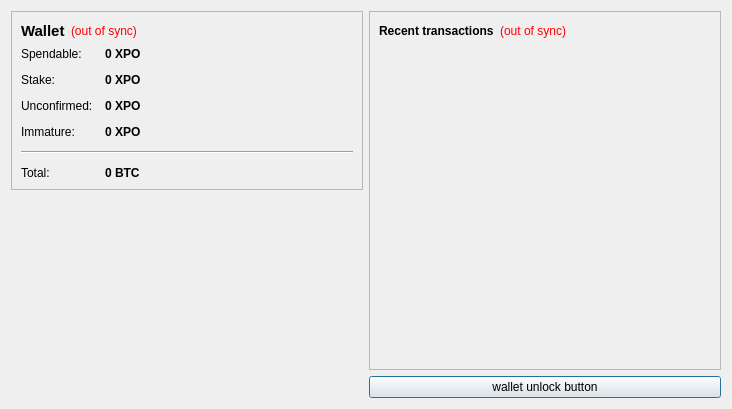
<?xml version="1.0" encoding="UTF-8"?>
<ui version="4.0">
 <class>OverviewPage</class>
 <widget class="QWidget" name="OverviewPage">
  <property name="geometry">
   <rect>
    <x>0</x>
    <y>0</y>
    <width>732</width>
    <height>409</height>
   </rect>
  </property>
  <property name="windowTitle">
   <string>Form</string>
  </property>
  <layout class="QHBoxLayout" name="horizontalLayout" stretch="0,0">
   <item>
    <layout class="QVBoxLayout" name="verticalLayout_2">
     <item>
      <widget class="QFrame" name="frame">
       <property name="frameShape">
        <enum>QFrame::StyledPanel</enum>
       </property>
       <property name="frameShadow">
        <enum>QFrame::Raised</enum>
       </property>
       <layout class="QVBoxLayout" name="verticalLayout_4">
        <item>
         <layout class="QHBoxLayout" name="horizontalLayout_4">
          <item>
           <widget class="QLabel" name="label_5">
            <property name="font">
             <font>
              <pointsize>11</pointsize>
              <weight>75</weight>
              <bold>true</bold>
             </font>
            </property>
            <property name="text">
             <string>Wallet</string>
            </property>
           </widget>
          </item>
          <item>
           <widget class="QLabel" name="labelWalletStatus">
            <property name="toolTip">
             <string>The displayed information may be out of date. Your wallet automatically synchronizes with the Opair network after a connection is established, but this process has not completed yet.</string>
            </property>
            <property name="styleSheet">
             <string notr="true">QLabel { color: red; }</string>
            </property>
            <property name="text">
             <string notr="true">(out of sync)</string>
            </property>
            <property name="alignment">
             <set>Qt::AlignLeading|Qt::AlignLeft|Qt::AlignVCenter</set>
            </property>
           </widget>
          </item>
          <item>
           <spacer name="horizontalSpacer_2">
            <property name="orientation">
             <enum>Qt::Horizontal</enum>
            </property>
            <property name="sizeHint" stdset="0">
             <size>
              <width>40</width>
              <height>20</height>
             </size>
            </property>
           </spacer>
          </item>
         </layout>
        </item>
        <item>
         <layout class="QFormLayout" name="formLayout_2">
          <property name="fieldGrowthPolicy">
           <enum>QFormLayout::AllNonFixedFieldsGrow</enum>
          </property>
          <property name="horizontalSpacing">
           <number>12</number>
          </property>
          <property name="verticalSpacing">
           <number>12</number>
          </property>
          <item row="0" column="0">
           <widget class="QLabel" name="label">
            <property name="text">
             <string>Spendable:</string>
            </property>
           </widget>
          </item>
          <item row="0" column="1">
           <widget class="QLabel" name="labelBalance">
            <property name="font">
             <font>
              <weight>75</weight>
              <bold>true</bold>
             </font>
            </property>
            <property name="cursor">
             <cursorShape>IBeamCursor</cursorShape>
            </property>
            <property name="toolTip">
             <string>Your current spendable balance</string>
            </property>
            <property name="text">
             <string notr="true">0 XPO</string>
            </property>
            <property name="textInteractionFlags">
             <set>Qt::LinksAccessibleByMouse|Qt::TextSelectableByKeyboard|Qt::TextSelectableByMouse</set>
            </property>
           </widget>
          </item>
          <item row="1" column="0">
           <widget class="QLabel" name="label_6">
            <property name="text">
             <string>Stake:</string>
            </property>
           </widget>
          </item>
          <item row="1" column="1">
           <widget class="QLabel" name="labelStake">
            <property name="font">
             <font>
              <weight>75</weight>
              <bold>true</bold>
             </font>
            </property>
            <property name="cursor">
             <cursorShape>IBeamCursor</cursorShape>
            </property>
            <property name="toolTip">
             <string>Total of coins that was staked, and do not yet count toward the current balance</string>
            </property>
            <property name="text">
             <string notr="true">0 XPO</string>
            </property>
            <property name="textInteractionFlags">
             <set>Qt::LinksAccessibleByMouse|Qt::TextSelectableByKeyboard|Qt::TextSelectableByMouse</set>
            </property>
           </widget>
          </item>
          <item row="2" column="0">
           <widget class="QLabel" name="label_3">
            <property name="text">
             <string>Unconfirmed:</string>
            </property>
           </widget>
          </item>
          <item row="2" column="1">
           <widget class="QLabel" name="labelUnconfirmed">
            <property name="font">
             <font>
              <weight>75</weight>
              <bold>true</bold>
             </font>
            </property>
            <property name="cursor">
             <cursorShape>IBeamCursor</cursorShape>
            </property>
            <property name="toolTip">
             <string>Total of transactions that have yet to be confirmed, and do not yet count toward the current balance</string>
            </property>
            <property name="text">
             <string notr="true">0 XPO</string>
            </property>
            <property name="textInteractionFlags">
             <set>Qt::LinksAccessibleByMouse|Qt::TextSelectableByKeyboard|Qt::TextSelectableByMouse</set>
            </property>
           </widget>
          </item>
          <item row="3" column="0">
           <widget class="QLabel" name="labelImmatureText">
            <property name="text">
             <string>Immature:</string>
            </property>
           </widget>
          </item>
          <item row="3" column="1">
           <widget class="QLabel" name="labelImmature">
            <property name="font">
             <font>
              <weight>75</weight>
              <bold>true</bold>
             </font>
            </property>
            <property name="toolTip">
             <string>Mined balance that has not yet matured</string>
            </property>
            <property name="text">
             <string notr="true">0 XPO</string>
            </property>
            <property name="textInteractionFlags">
             <set>Qt::LinksAccessibleByMouse|Qt::TextSelectableByKeyboard|Qt::TextSelectableByMouse</set>
            </property>
           </widget>
          </item>
          <item row="4" column="0" colspan="2">
           <widget class="Line" name="line">
            <property name="orientation">
             <enum>Qt::Horizontal</enum>
            </property>
           </widget>
          </item>
          <item row="5" column="0">
           <widget class="QLabel" name="labelTotalText">
            <property name="text">
             <string>Total:</string>
            </property>
           </widget>
          </item>
          <item row="5" column="1">
           <widget class="QLabel" name="labelTotal">
            <property name="font">
             <font>
              <weight>75</weight>
              <bold>true</bold>
             </font>
            </property>
            <property name="cursor">
             <cursorShape>IBeamCursor</cursorShape>
            </property>
            <property name="toolTip">
             <string>Your current total balance</string>
            </property>
            <property name="text">
             <string notr="true">0 BTC</string>
            </property>
            <property name="textInteractionFlags">
             <set>Qt::LinksAccessibleByMouse|Qt::TextSelectableByKeyboard|Qt::TextSelectableByMouse</set>
            </property>
           </widget>
          </item>
         </layout>
        </item>
       </layout>
      </widget>
     </item>
     <item>
      <spacer name="verticalSpacer_4">
       <property name="orientation">
        <enum>Qt::Vertical</enum>
       </property>
       <property name="sizeHint" stdset="0">
        <size>
         <width>20</width>
         <height>40</height>
        </size>
       </property>
      </spacer>
     </item>
     <item>
      <widget class="QLabel" name="label_2">
       <property name="text">
        <string/>
       </property>
       <property name="pixmap">
        <pixmap resource="../bitcoin.qrc">:/images/Wallet_Logo</pixmap>
       </property>
       <property name="alignment">
        <set>Qt::AlignCenter</set>
       </property>
      </widget>
     </item>
     <item>
      <spacer name="verticalSpacer">
       <property name="orientation">
        <enum>Qt::Vertical</enum>
       </property>
       <property name="sizeHint" stdset="0">
        <size>
         <width>20</width>
         <height>40</height>
        </size>
       </property>
      </spacer>
     </item>
    </layout>
   </item>
   <item>
    <layout class="QVBoxLayout" name="verticalLayout_3">
     <item>
      <widget class="QFrame" name="frame_2">
       <property name="frameShape">
        <enum>QFrame::StyledPanel</enum>
       </property>
       <property name="frameShadow">
        <enum>QFrame::Raised</enum>
       </property>
       <layout class="QVBoxLayout" name="verticalLayout">
        <item>
         <layout class="QHBoxLayout" name="horizontalLayout_2">
          <item>
           <widget class="QLabel" name="label_4">
            <property name="text">
             <string>&lt;b&gt;Recent transactions&lt;/b&gt;</string>
            </property>
           </widget>
          </item>
          <item>
           <widget class="QLabel" name="labelTransactionsStatus">
            <property name="toolTip">
             <string>The displayed information may be out of date. Your wallet automatically synchronizes with the Opair network after a connection is established, but this process has not completed yet.</string>
            </property>
            <property name="styleSheet">
             <string notr="true">QLabel { color: red; }</string>
            </property>
            <property name="text">
             <string notr="true">(out of sync)</string>
            </property>
            <property name="alignment">
             <set>Qt::AlignRight|Qt::AlignTrailing|Qt::AlignVCenter</set>
            </property>
           </widget>
          </item>
          <item>
           <spacer name="horizontalSpacer">
            <property name="orientation">
             <enum>Qt::Horizontal</enum>
            </property>
            <property name="sizeHint" stdset="0">
             <size>
              <width>40</width>
              <height>20</height>
             </size>
            </property>
           </spacer>
          </item>
         </layout>
        </item>
        <item>
         <widget class="QListView" name="listTransactions">
          <property name="styleSheet">
           <string notr="true">QListView { background: transparent; }</string>
          </property>
          <property name="frameShape">
           <enum>QFrame::NoFrame</enum>
          </property>
          <property name="verticalScrollBarPolicy">
           <enum>Qt::ScrollBarAlwaysOff</enum>
          </property>
          <property name="horizontalScrollBarPolicy">
           <enum>Qt::ScrollBarAlwaysOff</enum>
          </property>
          <property name="selectionMode">
           <enum>QAbstractItemView::NoSelection</enum>
          </property>
         </widget>
        </item>
       </layout>
      </widget>
     </item>
     <item>
      <widget class="QPushButton" name="unlockWalletButton">
       <property name="sizePolicy">
        <sizepolicy hsizetype="Minimum" vsizetype="Fixed">
         <horstretch>0</horstretch>
         <verstretch>0</verstretch>
        </sizepolicy>
       </property>
       <property name="maximumSize">
        <size>
         <width>16777214</width>
         <height>16777214</height>
        </size>
       </property>
       <property name="toolTip">
        <string/>
       </property>
       <property name="text">
        <string>wallet unlock button</string>
       </property>
       <property name="checkable">
        <bool>false</bool>
       </property>
       <property name="autoDefault">
        <bool>false</bool>
       </property>
       <property name="default">
        <bool>true</bool>
       </property>
       <property name="flat">
        <bool>false</bool>
       </property>
      </widget>
     </item>
    </layout>
   </item>
  </layout>
 </widget>
 <resources>
  <include location="../bitcoin.qrc"/>
 </resources>
 <connections/>
</ui>
